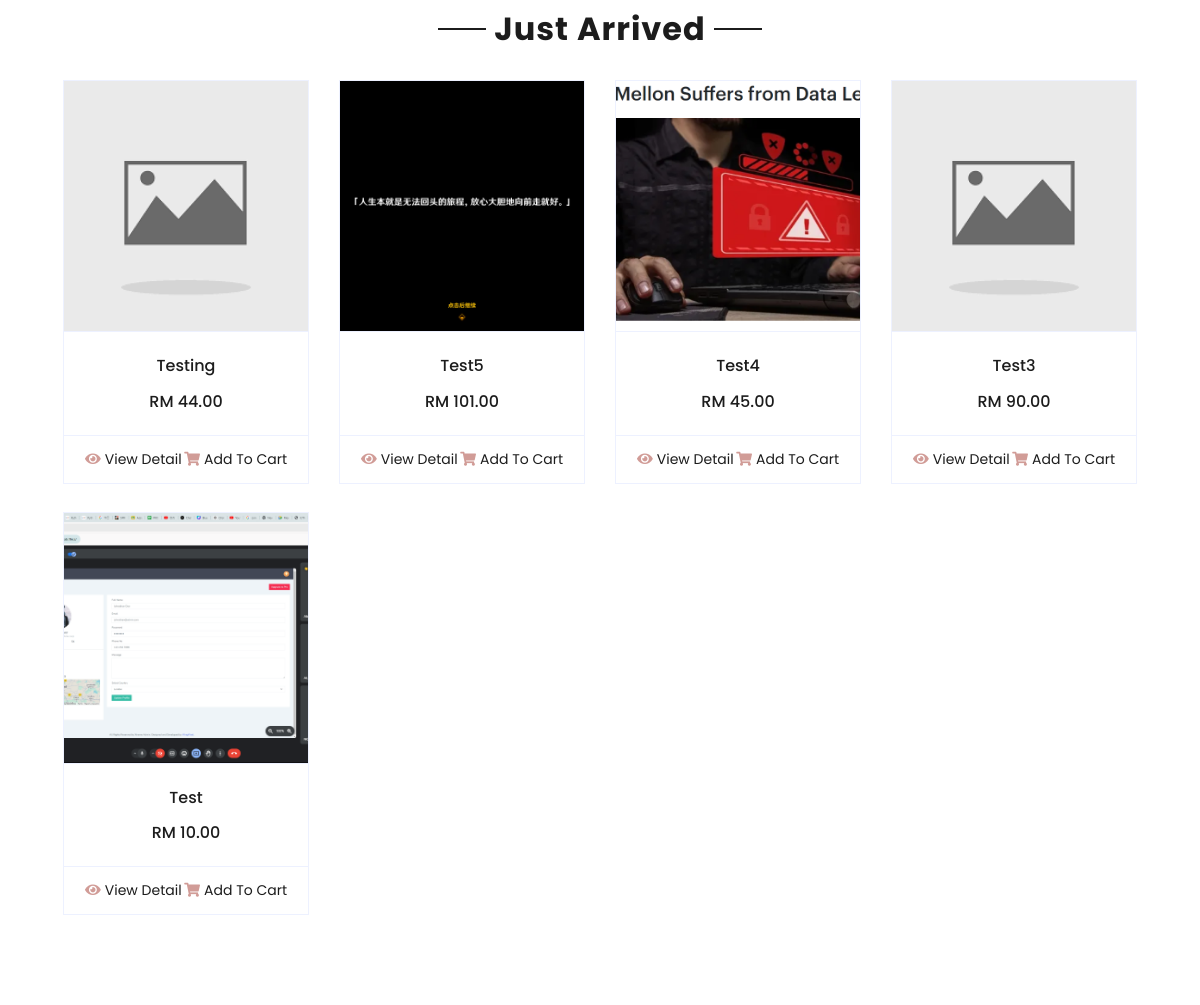
The app's page /CG/index.php (middle part), older data.
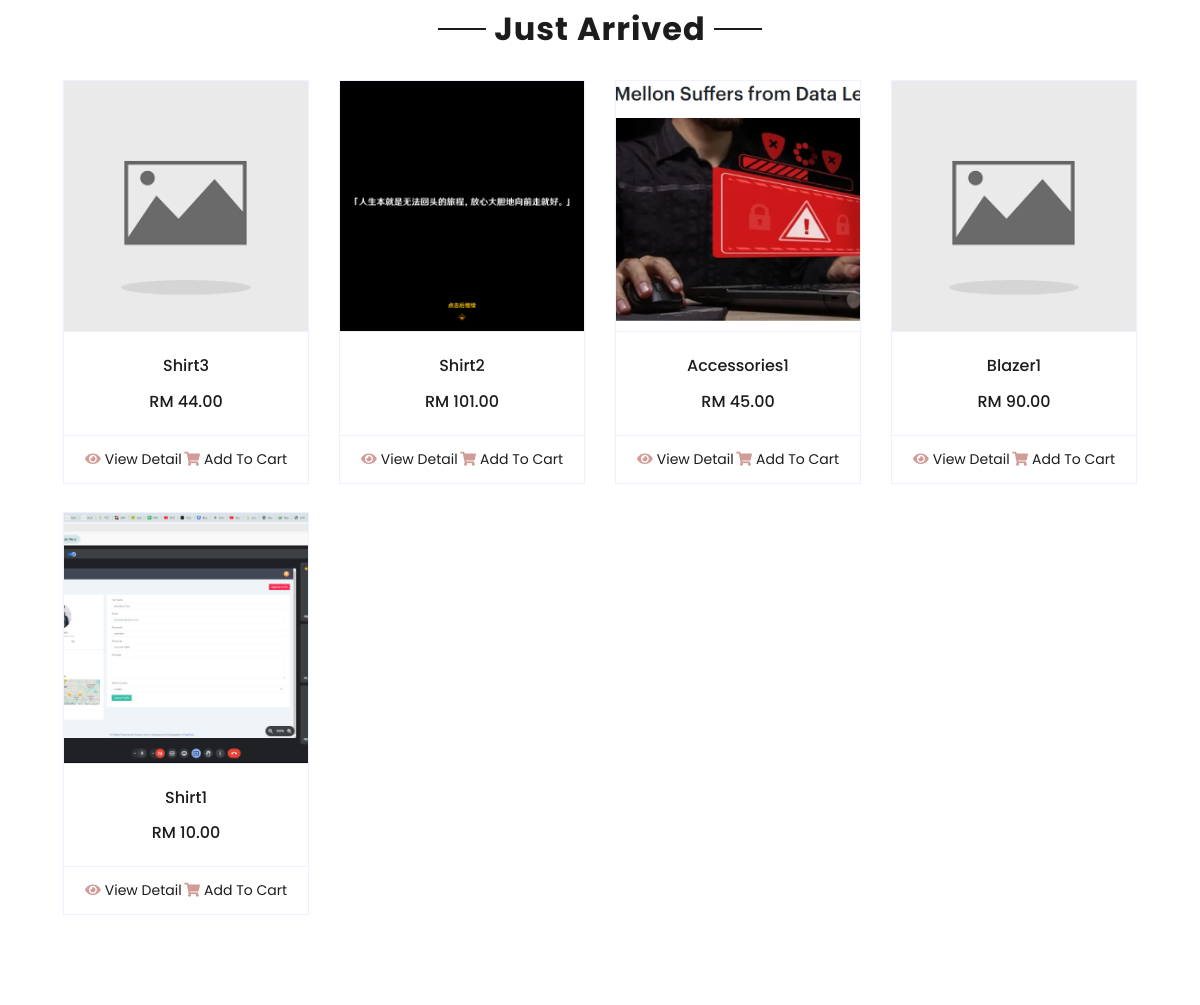
The same page, newer data.
### tables this page shows
CREATE TABLE `product` (
  `ProductID` int(11) NOT NULL,
  `ProductName` varchar(255) NOT NULL,
  `Price` decimal(10,2) NOT NULL,
  `Category` varchar(100) NOT NULL,
  `StockQuantity` int(11) NOT NULL,
  `Status` varchar(50) NOT NULL,
  `Image` varchar(255) DEFAULT NULL
);

### CG/index.php (the view, shortened to what this page needs)
<!DOCTYPE html>
<html lang="en">
<head>
    <link href="https://cdnjs.cloudflare.com/ajax/libs/font-awesome/5.10.0/css/all.min.css" rel="stylesheet">
    <link href="lib/owlcarousel/assets/owl.carousel.min.css" rel="stylesheet">
    <link href="css/style.css" rel="stylesheet">
</head>
<body>
    <div class="container-fluid pt-5">
        <div class="text-center mb-4">
            <h2 class="section-title px-5"><span class="px-2">Just Arrived</span></h2>
        </div>
        <div class="row px-xl-5 pb-3">
            <?php
            require('../Function/config.php');
            $sql = "SELECT * FROM product ORDER BY ProductID DESC LIMIT 8";
            $result = mysqli_query($con, $sql);
            if (mysqli_num_rows($result) > 0) {
                while ($row = mysqli_fetch_assoc($result)) {
					$productImage = !empty($row['Image']) ? $row['Image'] : '../Products/default.png';
                    echo '<div class="col-lg-3 col-md-6 col-sm-12 pb-1">';
                    echo '    <div class="card product-item border-0 mb-4">';
                    echo '        <div class="card-header product-img position-relative overflow-hidden bg-transparent border p-0">';
                    echo '            <img class="img-fluid w-100" src="' . $productImage. '" alt="Product Image">';
                    echo '        </div>';
                    echo '        <div class="card-body border-left border-right text-center p-0 pt-4 pb-3">';
                    echo '            <h6 class="text-truncate mb-3">' . $row['ProductName'] . '</h6>';
                    echo '            <div class="d-flex justify-content-center">';
                    echo '                <h6>RM ' . $row['Price'] . '</h6>';
                    echo '            </div>';
                    echo '        </div>';
                    echo '        <div class="card-footer d-flex justify-content-between bg-light border">';
                    echo '            <a href="detail.php?id=' . $row['ProductID'] . '" class="btn btn-sm text-dark p-0"><i class="fas fa-eye text-primary mr-1"></i>View Detail</a>';
                    echo '            <a href="addtocart.php?id=' . $row['ProductID'] . '" class="btn btn-sm text-dark p-0"><i class="fas fa-shopping-cart text-primary mr-1"></i>Add To Cart</a>';
                    echo '        </div>';
                    echo '    </div>';
                    echo '</div>';
                }
            } else {
                echo "<p>No products found!</p>";
            }
            ?>
        </div>
    </div>
</body>
</html>

### CG/index.php (style rules this page uses)
.product-img img { width: 100%; height: 250px; object-fit: cover; }

Row changes from the older to the newer data that the page shows:
changed product: ProductName "Testing" → "Shirt3"
changed product: ProductName "Test5" → "Shirt2"
changed product: ProductName "Test4" → "Accessories1"
changed product: ProductName "Test3" → "Blazer1"
changed product: ProductName "Test" → "Shirt1"
